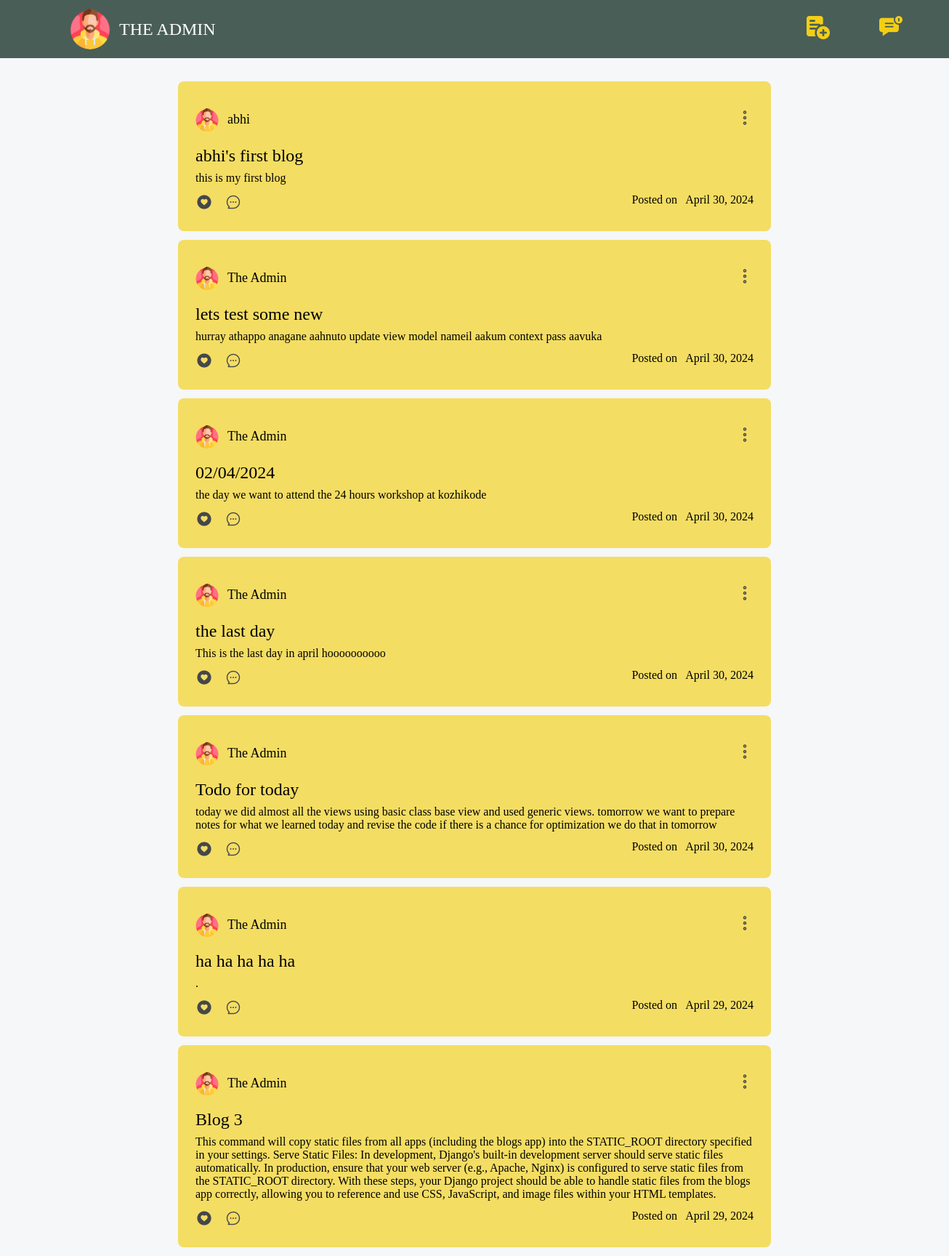
The app's page / (signed in) with its own data.
### blogs/models.py (models this page shows, shortened)
class Blog(models.Model):
    title = models.CharField(max_length=100)
    desc = models.TextField()
    date_posted = models.DateField()
    is_archived = models.BooleanField(default=False)
    owner = models.ForeignKey(User, on_delete=models.CASCADE)

### blogs/views.py (the view)
# urls.py: 2. Add a URL to urlpatterns:  path('', Home.as_view(), name='home')
class Home(ListView):
    model : Blog
    template_name = 'blog/home.html'
    context_object_name = 'blogs'
    def get_queryset(self):
        return Blog.objects.filter(is_archived = False).order_by('-pk')
    def get_context_data(self, **kwargs):
        context = super().get_context_data(**kwargs)
        comments = Comment.objects.all()
        context['comments_dict'] = comments  # Pass comments dictionary to the template
        return context

### blogs/templates/blog/home.html (shortened to what this page needs)
{% load static %}
<!DOCTYPE html>
<html lang="en">
<head>
    <head>
    </head>
<body>
    <nav>
        <div class="left">
            <img src="{% static "images/man.png" %}" alt="avatar" class="circle-avatar">
            <p class="user-title">{{ request.user.first_name }}</p>
        </div>
        <div class="right">
            <a href="{% url 'blog-create' %}"><img src="{% static 'images/add.png' %}" alt="add" class="nav-icon"></a>
            <img src="{% static 'images/chat.png' %}" alt="add" class="nav-icon" id="btn-notification">
        </div>
    </nav>
    <section>
        {% for blog in blogs %}
        <div class="card">
            <div class="card-header">
                <div class="left">
                    <img src="{% static "images/man.png" %}" alt="profile" class="profile-img">
                    <p class="user-name">{{ blog.owner.first_name }}</p>
                </div>
                <div class="right">
                    <img src="{% static "images/dots.png" %}" alt="menu" class="icon-btn opt-toggle" id="opt-btn">
                </div>
            </div>
            <div class="card-body">
                <div class="card-title">{{blog.title}}</div>
                <div class="card-desc">{{blog.desc}}</div>
            </div>
            <div class="card-footer">
                <div class="left">
                    <img src="{% static 'images/thumbs-up.png' %}" alt="like" class="icon-btn like-button" data-blog-id="{{ blog.pk }}">
                    <img src="{% static "images/comment.png" %}" alt="comment" class="icon-btn comment-toggle" id="comment-btn">
                </div>
                <div>Posted on &nbsp; {{blog.date_posted}}</div>
            </div>
        </div>
        {% endfor %}
    </section>
</body>
</html>

### blogs/templates/blog/home.html (style rules this page uses)
:root { --primary: #F5F7F8; --secondary: #F4CE14; --tertiary: #495E57; --darkest: #45474B; }
body { background-color: var(--primary); padding: 0; margin: 0; display: flex; justify-content: center; }
nav { position: fixed; top: 0; left: 0; right: 0; height: 5rem; background-color: var(--tertiary); display: flex; justify-content: space-between; align-items: center; z-index: 100; }
nav>.left { display: flex; margin-left: 6rem; align-items: center; justify-content: space-between; }
.circle-avatar { width: 56px; height: 56px; border-radius: 28px; align-self: center; }
.user-title { font-size: 24px; margin-left: 12px; color: white; text-transform: uppercase; }
.nav-icon { width: 32px; margin-right: 4rem; cursor: pointer; }
section { margin-top: 7rem; padding-inline: 18rem; }
.card { width: 48rem; position: relative; background: #f5d015a6; padding: 24px; border-radius: 8px; margin-bottom: 12px; }
.card-header { display: flex; justify-content: space-between; align-items: center; font-size: 18px; }
.card-header>.left { display: flex; align-items: center; }
.profile-img { height: 32px; margin-right: 12px; }
.card-title { font: 24px bold; margin: 8px 0px; }
.card-footer { display: flex; justify-content: space-between; margin-top: 12px; }
.card-footer>.left>img { margin-inline-end: 12px; }
.icon-btn { cursor: pointer; }
a { text-decoration: none; color: #000; }

### records on screen
Blog: owner.first_name "abhi", title "abhi's first blog", desc "this is my first blog", date_posted "April 30, 2024"
Blog: owner.first_name "The Admin", title "lets test some new", desc "hurray athappo anagane aahnuto update view model nameil aakum context pass aavuka", date_posted "April 30, 2024"
Blog: owner.first_name "The Admin", title "02/04/2024", desc "the day we want to attend the 24 hours workshop at kozhikode", date_posted "April 30, 2024"
Blog: owner.first_name "The Admin", title "the last day", desc "This is the last day in april hoooooooooo", date_posted "April 30, 2024"
Blog: owner.first_name "The Admin", title "Todo for today", desc "today we did almost all the views using basic class base view and used generic views. tomorrow we want to prepare notes for what we learned today and revise the code if there is a chance for optimization we do that in tomorrow", date_posted "April 30, 2024"
Blog: owner.first_name "The Admin", title "ha ha ha ha ha", desc ".", date_posted "April 29, 2024"
Blog: owner.first_name "The Admin", title "Blog 3", desc "This command will copy static files from all apps (including the blogs app) into the STATIC_ROOT directory specified in your settings. Serve Static Files: In development, Django's built-in development server should serve static files automatically. In production, ensure that your web server (e.g., Apache, Nginx) is configured to serve static files from the STATIC_ROOT directory. With these steps, your Django project should be able to handle static files from the blogs app correctly, allowing you to reference and use CSS, JavaScript, and image files within your HTML templates.", date_posted "April 29, 2024"

### other values on screen
{{ request.user.first_name }} "THE ADMIN"
